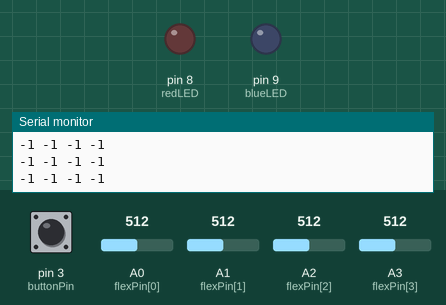
The sketch below on a simulated Arduino Uno, built with avr-gcc and run on an emulated ATmega328P. On the bench: output pins drawn as LEDs (lit = HIGH), the last lines printed to the serial monitor. The inputs (shaded band) are chosen by the test bench; at power-on: pin 3 (buttonPin) HIGH, A0 (flexPin[0]) = 512, A1 (flexPin[1]) = 512, A2 (flexPin[2]) = 512, A3 (flexPin[3]) = 512. EEPROM starts erased.

Above: at 1.2 s.
1.3 s: pin 3 (buttonPin) pulled LOW for 0.25 s
At 2.8 s:
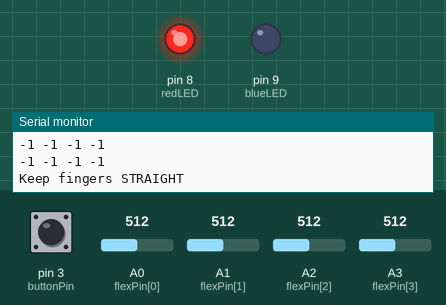
At 7.8 s:
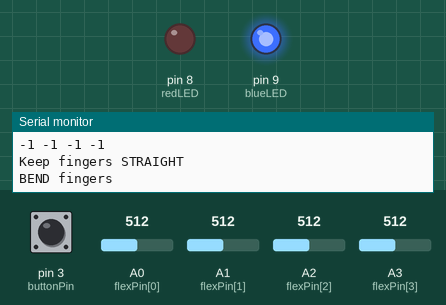
Timing chart, 0 to 13.2 s (numbered marks = the images above; inputs shaded):
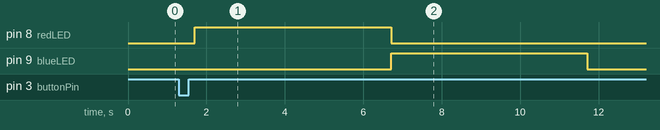

The sketch:

guesturetosound.ino
```cpp
#include <EEPROM.h>

int flexPin[4] = {A0,A1,A2,A3};

int straightVal[4];
int bendVal[4];
int flexValue[4];

int buttonPin = 3;
int redLED = 8;
int blueLED = 9;

bool calibrationMode = false;

void setup()
{
  Serial.begin(9600);

  pinMode(buttonPin,INPUT_PULLUP);
  pinMode(redLED,OUTPUT);
  pinMode(blueLED,OUTPUT);

  loadCalibration();
}

void loop()
{
  if(digitalRead(buttonPin)==LOW)
  {
    delay(300);
    calibrate();
  }

  normalMode();
}

void calibrate()
{
  calibrationMode=true;

  digitalWrite(redLED,HIGH);
  Serial.println("Keep fingers STRAIGHT");

  delay(5000);

  for(int i=0;i<4;i++)
  {
    straightVal[i]=analogRead(flexPin[i]);
  }

  digitalWrite(redLED,LOW);

  digitalWrite(blueLED,HIGH);
  Serial.println("BEND fingers");

  delay(5000);

  for(int i=0;i<4;i++)
  {
    bendVal[i]=analogRead(flexPin[i]);
  }

  digitalWrite(blueLED,LOW);

  saveCalibration();

  calibrationMode=false;

  Serial.println("Calibration Finished");
}

void normalMode()
{
  for(int i=0;i<4;i++)
  {
    flexValue[i]=analogRead(flexPin[i]);

    int mappedVal = map(flexValue[i],straightVal[i],bendVal[i],0,100);

    Serial.print(mappedVal);
    Serial.print(" ");
  }

  Serial.println();

  delay(200);
}

void saveCalibration()
{
  int addr=0;

  for(int i=0;i<4;i++)
  {
    EEPROM.put(addr,straightVal[i]);
    addr+=2;
  }

  for(int i=0;i<4;i++)
  {
    EEPROM.put(addr,bendVal[i]);
    addr+=2;
  }
}

void loadCalibration()
{
  int addr=0;

  for(int i=0;i<4;i++)
  {
    EEPROM.get(addr,straightVal[i]);
    addr+=2;
  }

  for(int i=0;i<4;i++)
  {
    EEPROM.get(addr,bendVal[i]);
    addr+=2;
  }
}
```

Measured:
- after the input at 1.3 s, pin 8 (redLED): LOW → HIGH after 0.41 s, → LOW 5.0 s later; pin 9 (blueLED): LOW → HIGH after 5.4 s, → LOW 5.0 s later
